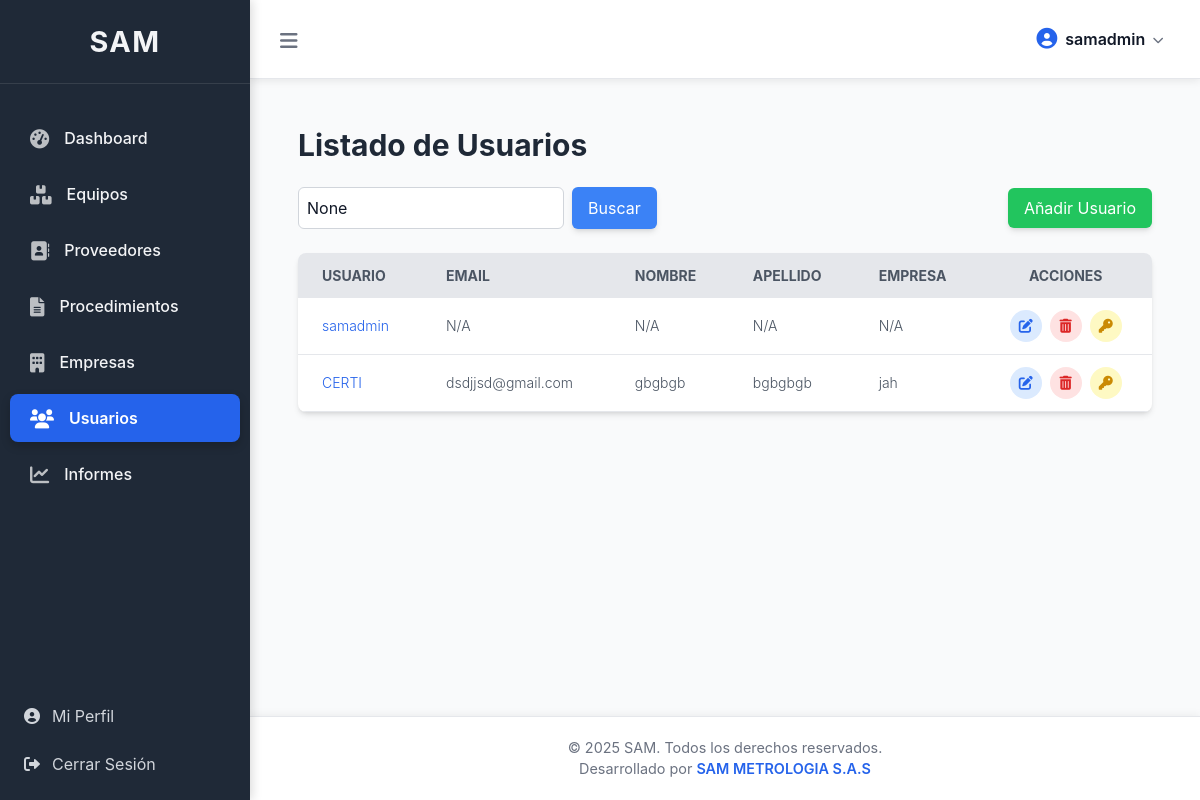
Page /core/usuarios/ (signed in) on the committed database.
### core/models.py (models this page shows, shortened)
class CustomUser(AbstractUser):
    empresa = models.ForeignKey(Empresa, on_delete=models.SET_NULL, null=True, blank=True, related_name='usuarios_empresa') # Cambiado related_name
    groups = models.ManyToManyField(
        'auth.Group',
        related_name='customuser_groups', # related_name único para evitar conflictos
        blank=True,
        help_text='The groups this user belongs to. A user will get all permissions granted to each of their groups.',
        verbose_name='groups',
    )
    user_permissions = models.ManyToManyField(
        'auth.Permission',
        related_name='customuser_user_permissions', # related_name único para evitar conflictos
        blank=True,
        help_text='Specific permissions for this user.',
        verbose_name='user permissions',
    )
    class Meta:
        verbose_name = "Usuario"
        verbose_name_plural = "Usuarios"
        permissions = [
            ("can_view_customuser", "Can view custom user"),
            ("can_add_customuser", "Can add custom user"),
            ("can_change_customuser", "Can change custom user"),
            ("can_delete_customuser", "Can delete custom user"),
        ]

class Empresa(models.Model):
    nombre = models.CharField(max_length=200, unique=True)
    nit = models.CharField(max_length=50, unique=True, blank=True, null=True)
    direccion = models.CharField(max_length=255, blank=True, null=True)
    telefono = models.CharField(max_length=20, blank=True, null=True)
    email = models.EmailField(blank=True, null=True)
    logo_empresa = models.ImageField(upload_to='empresas_logos/', blank=True, null=True) # Simplificado upload_to
    fecha_registro = models.DateTimeField(auto_now_add=True)
    formato_version_empresa = models.CharField(
        max_length=50,
        blank=True,
        null=True,
        verbose_name="Versión del Formato (Empresa)"
    )
    formato_fecha_version_empresa = models.DateField(
        blank=True,
        null=True,
        verbose_name="Fecha de Versión del Formato (Empresa)"
    )
    formato_codificacion_empresa = models.CharField(
        max_length=100,
        blank=True,
        null=True,
        verbose_name="Codificación del Formato (Empresa)"
    )
    es_periodo_prueba = models.BooleanField(default=False, verbose_name="¿Es Período de Prueba?")
    duracion_prueba_dias = models.IntegerField(default=30, verbose_name="Duración Prueba (días)")
    fecha_inicio_plan = models.DateField(blank=True, null=True, verbose_name="Fecha Inicio Plan")
    plan_actual = models.ForeignKey('PlanSuscripcion', on_delete=models.SET_NULL, null=True, blank=True, verbose_name="Plan de Suscripción Actual")
    acceso_manual_activo = models.BooleanField(default=False, verbose_name="Acceso Manual Activo")
    estado_suscripcion = models.CharField(
        max_length=50,
        choices=[('Activo', 'Activo'), ('Expirado', 'Expirado'), ('Cancelado', 'Cancelado')],
        default='Activo',
        verbose_name="Estado de Suscripción"
    )
    class Meta:
        verbose_name = "Empresa"
        verbose_name_plural = "Empresas"
        ordering = ['nombre']
        permissions = [
            ("can_view_empresas", "Can view empresas"),
            ("can_add_empresas", "Can add empresas"),
            ("can_change_empresas", "Can change empresas"),
            ("can_delete_empresas", "Can delete empresas"),
        ]

### core/views.py (the view, shortened to what this page needs)
# urls.py: path('usuarios/', views.listar_usuarios, name='listar_usuarios'),
@login_required
@user_passes_test(lambda u: u.is_staff or u.is_superuser, login_url='/core/access_denied/')
def listar_usuarios(request):
    query = request.GET.get('q')
    usuarios_list = CustomUser.objects.all()
    if not request.user.is_superuser:
        if request.user.empresa:
            usuarios_list = usuarios_list.filter(empresa=request.user.empresa)
        else: # Usuario normal sin empresa
            usuarios_list = CustomUser.objects.none()
    paginator = Paginator(usuarios_list, 10)
    page_number = request.GET.get('page')
    try:
        usuarios = paginator.page(page_number)
    except PageNotAnInteger:
        usuarios = paginator.page(1)
    except EmptyPage:
        usuarios = paginator.page(paginator.num_pages)
    return render(request, 'core/listar_usuarios.html', {'usuarios': usuarios, 'query': query, 'titulo_pagina': 'Listado de Usuarios'})

### core/templates/core/listar_usuarios.html (shortened to what this page needs)
{% extends 'base.html' %}
{% block content %}
<div class="container mx-auto p-4">
    <h1 class="text-3xl font-bold text-gray-800 mb-6">{{ titulo_pagina }}</h1>
    <div class="flex justify-between items-center mb-6">
        <form method="GET" action="{% url 'core:listar_usuarios' %}" class="flex space-x-2">
            <input type="text" name="q" placeholder="Buscar usuario..." value="{{ query }}"
                   class="p-2 border border-gray-300 rounded-md focus:outline-none focus:ring-2 focus:ring-blue-500">
            <button type="submit" class="bg-blue-500 hover:bg-blue-600 text-white px-4 py-2 rounded-md shadow-md">
                Buscar
            </button>
        </form>
        <a href="{% url 'core:añadir_usuario' %}" class="bg-green-500 hover:bg-green-600 text-white px-4 py-2 rounded-md shadow-md">
            Añadir Usuario
        </a>
    </div>
    <div class="bg-white shadow-md rounded-lg overflow-hidden">
        <table class="min-w-full leading-normal">
            <thead>
                <tr class="bg-gray-200 text-gray-600 uppercase text-sm leading-normal">
                    <th class="py-3 px-6 text-left">Usuario</th>
                    <th class="py-3 px-6 text-left">Email</th>
                    <th class="py-3 px-6 text-left">Nombre</th>
                    <th class="py-3 px-6 text-left">Apellido</th>
                    <th class="py-3 px-6 text-left">Empresa</th>
                    <th class="py-3 px-6 text-center">Acciones</th>
                </tr>
            </thead>
            <tbody class="text-gray-600 text-sm font-light">
                {% for usuario in usuarios %}
                <tr class="border-b border-gray-200 hover:bg-gray-100">
                    <td class="py-3 px-6 text-left whitespace-nowrap">
                        <a href="{% url 'core:detalle_usuario' usuario.pk %}" class="text-blue-600 hover:text-blue-800 hover:underline">
                            {{ usuario.username }}
                        </a>
                    </td>
                    <td class="py-3 px-6 text-left">{{ usuario.email|default:"N/A" }}</td>
                    <td class="py-3 px-6 text-left">{{ usuario.first_name|default:"N/A" }}</td>
                    <td class="py-3 px-6 text-left">{{ usuario.last_name|default:"N/A" }}</td>
                    <td class="py-3 px-6 text-left">{{ usuario.empresa.nombre|default:"N/A" }}</td>
                    <td class="py-3 px-6 text-center">
                        <div class="flex item-center justify-center space-x-2">
                            <a href="{% url 'core:editar_usuario' usuario.pk %}" class="w-8 h-8 rounded-full bg-blue-100 hover:bg-blue-200 flex items-center justify-center text-blue-600" title="Editar">
                                <i class="fas fa-edit"></i>
                            </a>
                            <a href="{% url 'core:eliminar_usuario' usuario.pk %}" class="w-8 h-8 rounded-full bg-red-100 hover:bg-red-200 flex items-center justify-center text-red-600" title="Eliminar">
                                <i class="fas fa-trash-alt"></i>
                            </a>
                            <a href="{% url 'core:change_user_password' usuario.pk %}" class="w-8 h-8 rounded-full bg-yellow-100 hover:bg-yellow-200 flex items-center justify-center text-yellow-600" title="Cambiar Contraseña">
                                <i class="fas fa-key"></i>
                            </a>
                        </div>
                    </td>
                </tr>
                {% empty %}
                <tr>
                    <td colspan="6" class="py-3 px-6 text-center">No hay usuarios registrados.</td>
                </tr>
                {% endfor %}
            </tbody>
        </table>
    </div>
</div>
{% endblock %}

### templates/base.html (shortened to what this page needs)
{% load static %}
<!DOCTYPE html>
<html lang="es">
<head>
    <script src="https://cdn.tailwindcss.com"></script>
    <link rel="stylesheet" href="https://cdnjs.cloudflare.com/ajax/libs/font-awesome/6.0.0-beta3/css/all.min.css">
</head>
<body>
    <aside id="sidebar" class="sidebar">
        <div class="sidebar-header">
            <h2>SAM</h2>
        </div>
        <nav>
            <ul>
                <li><a href="{% url 'core:dashboard' %}" class="{% if request.resolver_match and request.resolver_match.url_name == 'dashboard' %}active{% endif %}">
                    <i class="fas fa-tachometer-alt"></i> Dashboard
                </a></li>
                <li><a href="{% url 'core:home' %}" class="{% if request.resolver_match and request.resolver_match.url_name == 'home' %}active{% endif %}">
                    <i class="fas fa-boxes"></i> Equipos
                </a></li>
                <li><a href="{% url 'core:listar_proveedores' %}" class="{% if request.resolver_match and request.resolver_match.url_name == 'listar_proveedores' %}active{% endif %}">
                    <i class="fas fa-address-book"></i> Proveedores
                </a></li>
                <li><a href="{% url 'core:listar_procedimientos' %}" class="{% if request.resolver_match and 'procedimiento' in request.resolver_match.url_name %}active{% endif %}">
                    <i class="fas fa-file-alt"></i> Procedimientos
                </a></li>
                {% if user.is_superuser %}
                <li><a href="{% url 'core:listar_empresas' %}" class="{% if request.resolver_match and request.resolver_match.url_name == 'listar_empresas' %}active{% endif %}">
                    <i class="fas fa-building"></i> Empresas
                </a></li>
                {% endif %}
                {% if user.is_staff or user.is_superuser %}
                <li><a href="{% url 'core:listar_usuarios' %}" class="{% if request.resolver_match and 'usuario' in request.resolver_match.url_name %}active{% endif %}">
                    <i class="fas fa-users"></i> Usuarios
                </a></li>
                {% endif %}
                <li><a href="{% url 'core:informes' %}" class="{% if request.resolver_match and request.resolver_match.url_name == 'informes' %}active{% endif %}">
                    <i class="fas fa-chart-line"></i> Informes
                </a></li>
            </ul>
        </nav>
        <div class="mt-auto pb-4">
            <a href="{% url 'core:perfil_usuario' %}" class="flex items-center py-2 px-4 text-gray-300 hover:bg-gray-700 hover:text-white rounded-md transition duration-200 ease-in-out mx-2">
                <i class="fas fa-user-circle mr-3"></i> Mi Perfil
            </a>
            <a href="{% url 'core:logout' %}" class="flex items-center py-2 px-4 text-gray-300 hover:bg-red-700 hover:text-white rounded-md transition duration-200 ease-in-out mt-2 mx-2">
                <i class="fas fa-sign-out-alt mr-3"></i> Cerrar Sesión
            </a>
        </div>
    </aside>
    <div id="main-content" class="main-content">
        <div class="navbar">
            <button id="menu-toggle" class="menu-toggle">
                <i class="fas fa-bars text-xl"></i>
            </button>
            <div class="user-menu">
                <button id="user-menu-button" class="user-menu-button">
                    <i class="fas fa-user-circle"></i>
                    <span>{{ user.username }}</span>
                    <i class="fas fa-chevron-down"></i>
                </button>
            </div>
        </div>
        <main class="flex-grow p-4 md:p-6 lg:p-8">
            {% block content %}{% endblock %}
        </main>
        <footer class="main-footer">
            <p>&copy; {% now "Y" %} SAM. Todos los derechos reservados.</p>
            <p>Desarrollado por <a href="https://www.google.com" target="_blank">SAM METROLOGIA S.A.S</a></p>
        </footer>
    </div>
</body>
</html>

### templates/base.html (style rules this page uses)
:root { --color-primary: #2563eb; --color-primary-dark: #1e40af; --color-secondary: #6b7280; --color-background-light: #f9fafb; --color-background-dark: #1f2937; --color-text-dark: #111827; --color-text-light: #f3f4f6; --color-border: #e5e7eb; --color-success: #10b981; --color-warning: #f59e0b; --color-error: #ef4444; }
body { font-family: 'Inter', sans-serif; background-color: var(--color-background-light); color: var(--color-text-dark); margin: 0; padding: 0; display: flex; min-height: 100vh; }
.sidebar { width: 250px; background-color: var(--color-background-dark); color: var(--color-text-light); height: 100vh; position: fixed; padding-top: 20px; transition: transform 0.3s ease-in-out, width 0.3s ease-in-out; transform: translateX(0); z-index: 1000; box-shadow: 2px 0 10px rgba(0,0,0,0.15); overflow-y: auto; display: flex; flex-direction: column; }
.sidebar-header { text-align: center; margin-bottom: 30px; padding: 0 20px; border-bottom: 1px solid rgba(255,255,255,0.1); padding-bottom: 20px; }
.sidebar-header h2 { font-size: 1.8rem; font-weight: 700; color: var(--color-text-light); letter-spacing: 0.05em; }
.sidebar ul { list-style: none; padding: 0; margin: 0; flex-grow: 1; }
.sidebar ul li a { display: flex; align-items: center; padding: 12px 20px; color: var(--color-text-light); text-decoration: none; transition: background-color 0.2s ease-in-out, color 0.2s ease-in-out, transform 0.2s ease-out; border-radius: 8px; margin: 0 10px 8px 10px; font-weight: 500; }
.sidebar ul li a i { margin-right: 15px; font-size: 1.2rem; color: rgba(255,255,255,0.7); }
.sidebar ul li a.active { background-color: var(--color-primary); color: #ffffff; font-weight: 600; box-shadow: 0 4px 10px rgba(0,0,0,0.2); }
.sidebar ul li a.active i { color: #ffffff; }
.main-content { margin-left: 250px; transition: margin-left 0.3s ease-in-out, width 0.3s ease-in-out; padding: 0; width: calc(100% - 250px); min-height: 100vh; display: flex; flex-direction: column; }
.navbar { background-color: #ffffff; padding: 15px 25px; border-bottom: 1px solid var(--color-border); display: flex; justify-content: space-between; align-items: center; box-shadow: 0 2px 8px rgba(0,0,0,0.08); position: sticky; top: 0; z-index: 999; }
.menu-toggle { background: none; border: none; color: var(--color-secondary); cursor: pointer; font-size: 1.6rem; padding: 5px; border-radius: 5px; transition: background-color 0.2s; }
.user-menu { position: relative; }
.user-menu-button { display: flex; align-items: center; space-x-2; color: var(--color-text-dark); background-color: transparent; border: none; cursor: pointer; padding: 8px 12px; border-radius: 8px; transition: background-color 0.2s, box-shadow 0.2s; }
.user-menu-button i { font-size: 1.3rem; color: var(--color-primary); }
.user-menu-button span { font-weight: 600; margin-left: 8px; }
.user-menu-button .fa-chevron-down { font-size: 0.7rem; margin-left: 8px; color: var(--color-secondary); }
.main-footer { margin-top: auto; padding: 20px; text-align: center; background-color: #ffffff; border-top: 1px solid var(--color-border); color: var(--color-secondary); font-size: 0.9rem; box-shadow: 0 -2px 8px rgba(0,0,0,0.05); }
.main-footer a { color: var(--color-primary); text-decoration: none; font-weight: 600; }

### rows in the picture
CustomUser: username "samadmin", email "N/A", first_name "N/A", last_name "N/A", empresa.nombre "N/A"
CustomUser: username "CERTI", email "dsdjjsd@gmail.com", first_name "gbgbgb", last_name "bgbgbgb", empresa.nombre "jah"

### other values in the picture
{{ titulo_pagina }} "Listado de Usuarios"
